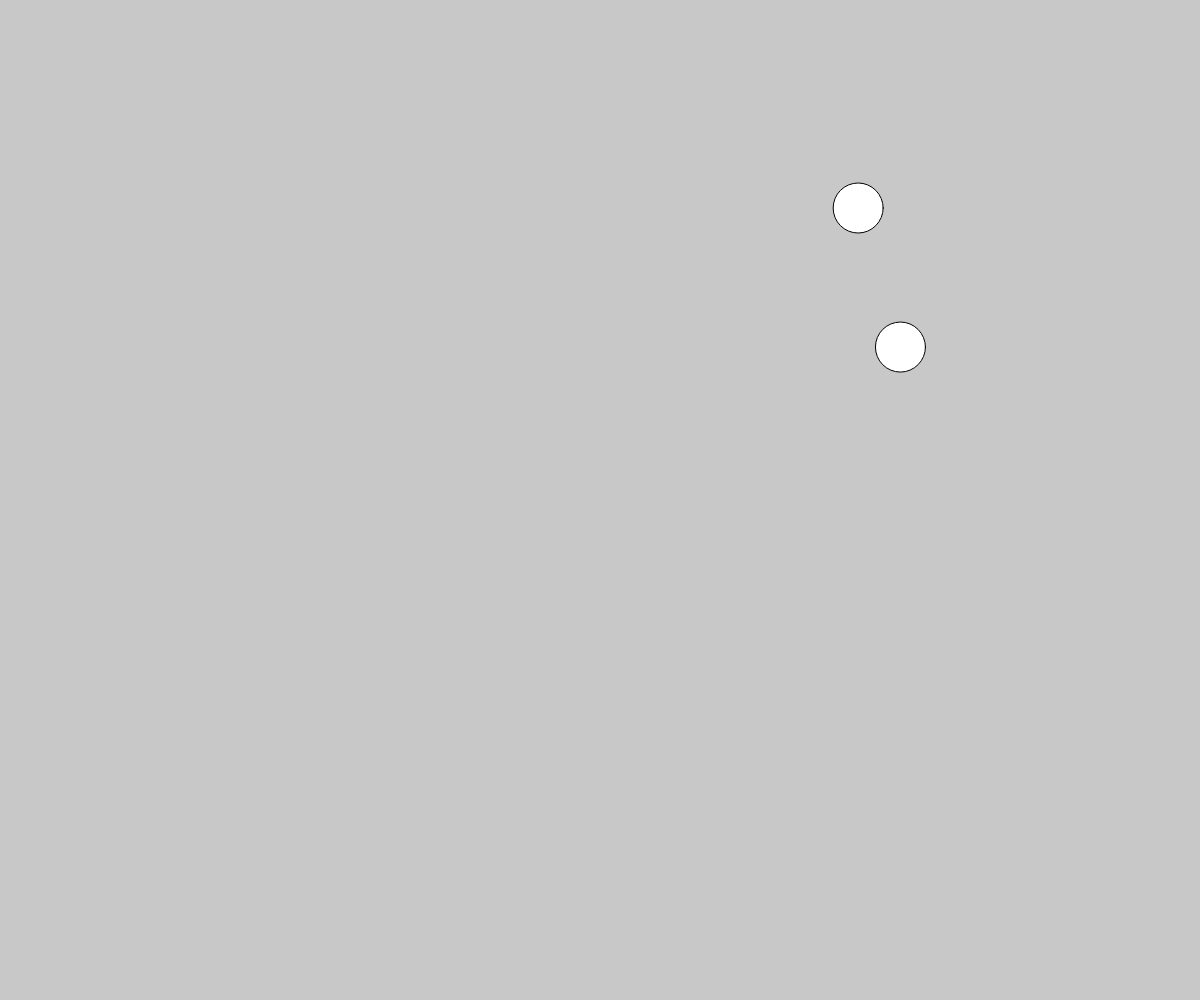
Frame 1 (no input)
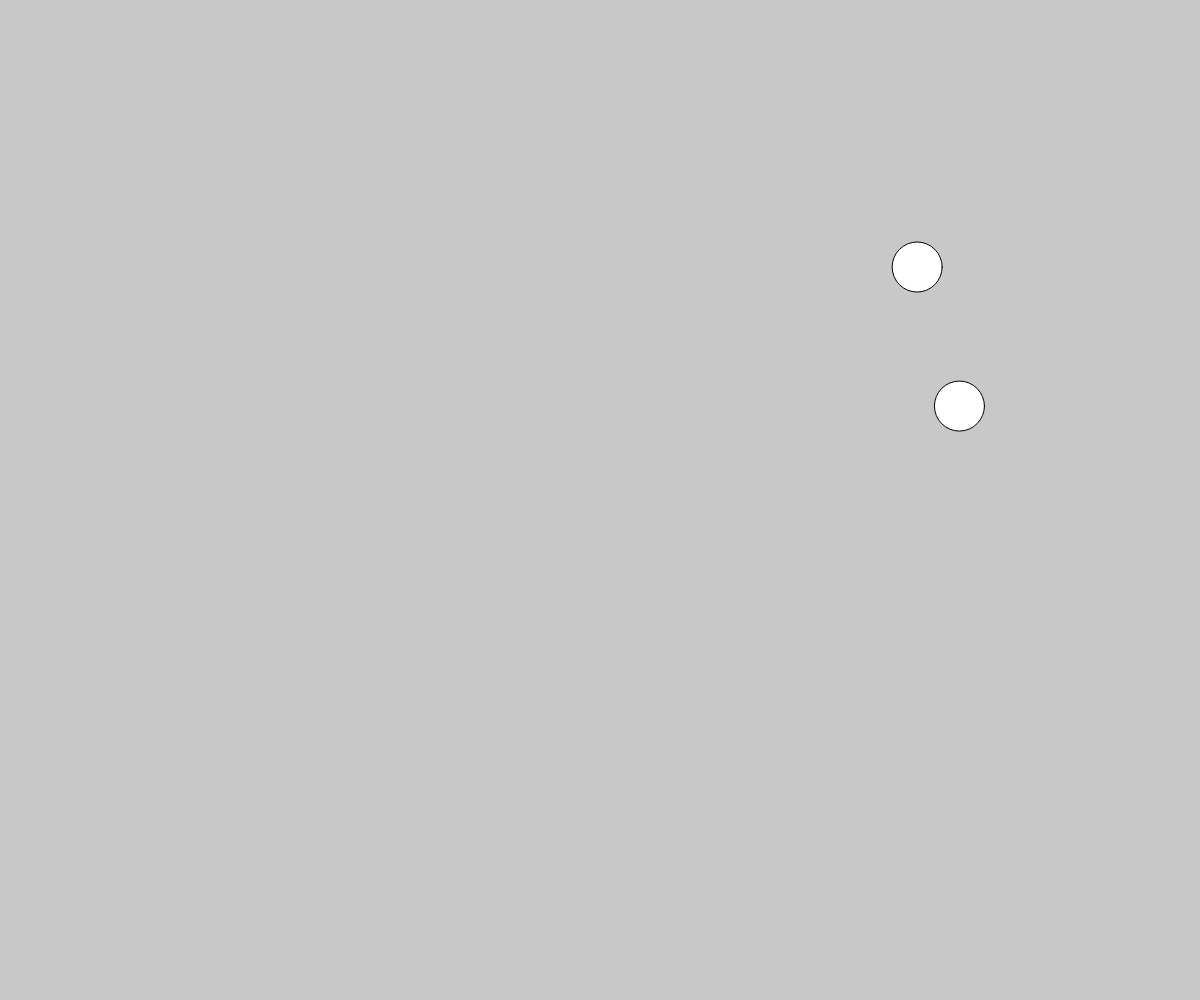
Frame 60 (no input)
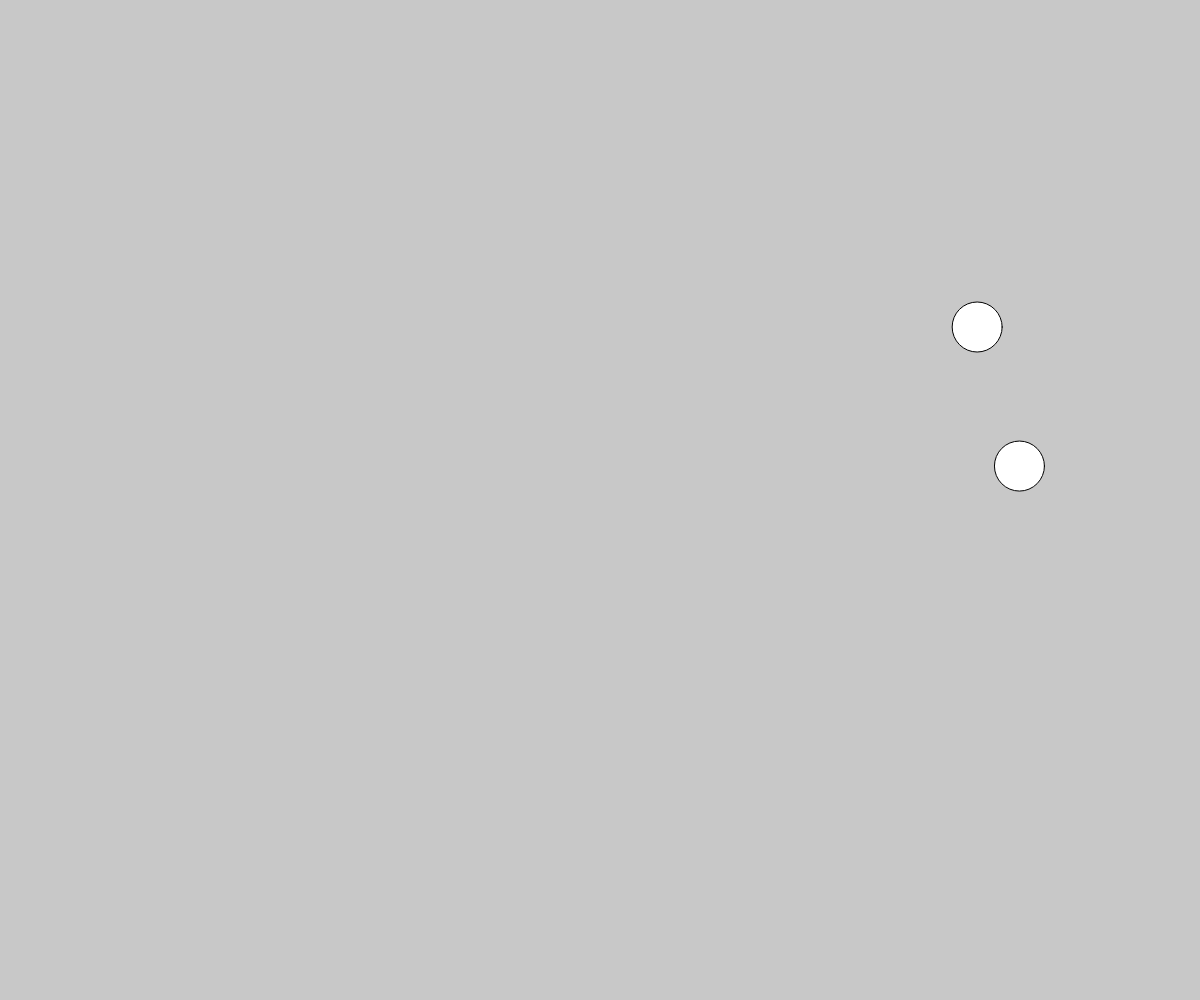
Frame 120 (the mouse pressed at the canvas centre since frame 60)

The p5.js sketch that drew these frames (run headless with seeded random() and noise() and a simulated clock; from frame 60 on, the mouse is pressed at the canvas centre):

// p5.js sketch
// ── sketch.js
let balls = [];

function setup() {
  createCanvas(windowWidth, windowHeight);
  balls.ball0 = {
    x: random(width),
    y: random(height),
    dy: (-1, 1),
  }
  balls.ball1 = {
    x: random(width),
    y: random(height),
    dy: (-1, 1),
  }
}

function draw() {
  background(200);
  
  balls.ball0.x += balls.ball0.dy;
  balls.ball0.y += balls.ball0.dy;
  circle(balls.ball0.x, balls.ball0.y, 50);
  
  balls.ball1.x += balls.ball1.dy;
  balls.ball1.y += balls.ball1.dy;
  circle(balls.ball1.x, balls.ball1.y, 50);
  
  // if the object hits the bottom of the canvas
  // make it go up instead of down
  if (balls.ball0.y >= height) {
    balls.ball0.dy = -0.95 * balls.ball0.dy;
  }
  if (balls.ball1.y >= height) {
    balls.ball1.dy = -0.95 * balls.ball1.dy;
  }
}
